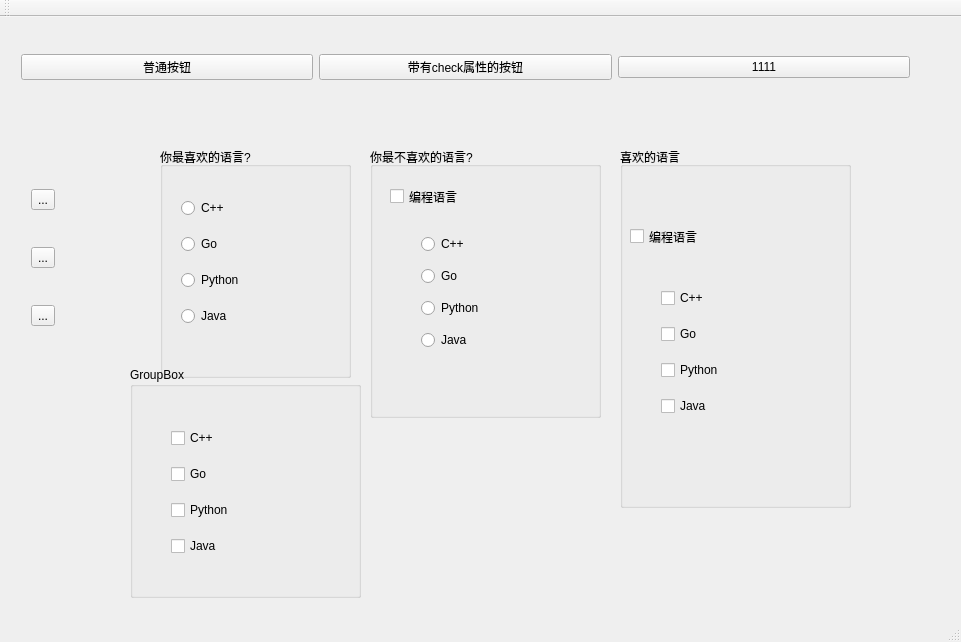
<?xml version="1.0" encoding="UTF-8"?>
<ui version="4.0">
 <class>MainWindow</class>
 <widget class="QMainWindow" name="MainWindow">
  <property name="geometry">
   <rect>
    <x>0</x>
    <y>0</y>
    <width>961</width>
    <height>642</height>
   </rect>
  </property>
  <property name="windowTitle">
   <string>MainWindow</string>
  </property>
  <widget class="QWidget" name="centralWidget">
   <widget class="QGroupBox" name="groupBox">
    <property name="geometry">
     <rect>
      <x>160</x>
      <y>130</y>
      <width>191</width>
      <height>231</height>
     </rect>
    </property>
    <property name="title">
     <string>你最喜欢的语言?</string>
    </property>
    <widget class="QWidget" name="layoutWidget">
     <property name="geometry">
      <rect>
       <x>10</x>
       <y>30</y>
       <width>161</width>
       <height>171</height>
      </rect>
     </property>
     <layout class="QVBoxLayout" name="verticalLayout_3">
      <item>
       <widget class="QRadioButton" name="radioButton_9">
        <property name="text">
         <string>C++</string>
        </property>
       </widget>
      </item>
      <item>
       <widget class="QRadioButton" name="radioButton_2">
        <property name="text">
         <string>Go</string>
        </property>
       </widget>
      </item>
      <item>
       <widget class="QRadioButton" name="radioButton_3">
        <property name="text">
         <string>Python</string>
        </property>
       </widget>
      </item>
      <item>
       <widget class="QRadioButton" name="radioButton_4">
        <property name="text">
         <string>Java</string>
        </property>
       </widget>
      </item>
     </layout>
    </widget>
   </widget>
   <widget class="QGroupBox" name="groupBox_2">
    <property name="geometry">
     <rect>
      <x>370</x>
      <y>130</y>
      <width>231</width>
      <height>271</height>
     </rect>
    </property>
    <property name="title">
     <string>你最不喜欢的语言?</string>
    </property>
    <widget class="QWidget" name="layoutWidget">
     <property name="geometry">
      <rect>
       <x>40</x>
       <y>70</y>
       <width>131</width>
       <height>151</height>
      </rect>
     </property>
     <layout class="QVBoxLayout" name="verticalLayout_2">
      <item>
       <widget class="QRadioButton" name="ake">
        <property name="text">
         <string>C++</string>
        </property>
       </widget>
      </item>
      <item>
       <widget class="QRadioButton" name="fangyi">
        <property name="text">
         <string>Go</string>
        </property>
       </widget>
      </item>
      <item>
       <widget class="QRadioButton" name="longer">
        <property name="text">
         <string>Python</string>
        </property>
       </widget>
      </item>
      <item>
       <widget class="QRadioButton" name="mujianping">
        <property name="text">
         <string>Java</string>
        </property>
       </widget>
      </item>
     </layout>
    </widget>
    <widget class="QCheckBox" name="wives">
     <property name="geometry">
      <rect>
       <x>20</x>
       <y>40</y>
       <width>91</width>
       <height>19</height>
      </rect>
     </property>
     <property name="text">
      <string>编程语言</string>
     </property>
    </widget>
   </widget>
   <widget class="QGroupBox" name="groupBox_3">
    <property name="geometry">
     <rect>
      <x>130</x>
      <y>350</y>
      <width>231</width>
      <height>231</height>
     </rect>
    </property>
    <property name="title">
     <string>GroupBox</string>
    </property>
    <widget class="QWidget" name="layoutWidget">
     <property name="geometry">
      <rect>
       <x>30</x>
       <y>40</y>
       <width>161</width>
       <height>171</height>
      </rect>
     </property>
     <layout class="QVBoxLayout" name="verticalLayout_4">
      <item>
       <widget class="QCheckBox" name="checkBox_14">
        <property name="text">
         <string>C++</string>
        </property>
       </widget>
      </item>
      <item>
       <widget class="QCheckBox" name="checkBox_5">
        <property name="text">
         <string>Go</string>
        </property>
       </widget>
      </item>
      <item>
       <widget class="QCheckBox" name="checkBox_6">
        <property name="text">
         <string>Python</string>
        </property>
       </widget>
      </item>
      <item>
       <widget class="QCheckBox" name="checkBox_7">
        <property name="text">
         <string>Java</string>
        </property>
       </widget>
      </item>
     </layout>
    </widget>
   </widget>
   <widget class="QWidget" name="layoutWidget">
    <property name="geometry">
     <rect>
      <x>10</x>
      <y>10</y>
      <width>911</width>
      <height>81</height>
     </rect>
    </property>
    <layout class="QHBoxLayout" name="horizontalLayout">
     <item>
      <widget class="QPushButton" name="normalBtn">
       <property name="text">
        <string>普通按钮</string>
       </property>
      </widget>
     </item>
     <item>
      <widget class="QPushButton" name="checkbtn">
       <property name="text">
        <string>带有check属性的按钮</string>
       </property>
       <property name="checkable">
        <bool>false</bool>
       </property>
      </widget>
     </item>
     <item>
      <widget class="QPushButton" name="menuBtn">
       <property name="text">
        <string>1111</string>
       </property>
      </widget>
     </item>
    </layout>
   </widget>
   <widget class="QWidget" name="layoutWidget">
    <property name="geometry">
     <rect>
      <x>20</x>
      <y>130</y>
      <width>121</width>
      <height>221</height>
     </rect>
    </property>
    <layout class="QVBoxLayout" name="verticalLayout">
     <item>
      <widget class="QToolButton" name="actBtn">
       <property name="text">
        <string>...</string>
       </property>
      </widget>
     </item>
     <item>
      <widget class="QToolButton" name="arrowbtn">
       <property name="text">
        <string>...</string>
       </property>
      </widget>
     </item>
     <item>
      <widget class="QToolButton" name="popmenu">
       <property name="text">
        <string>...</string>
       </property>
      </widget>
     </item>
    </layout>
   </widget>
   <widget class="QGroupBox" name="groupBox_4">
    <property name="geometry">
     <rect>
      <x>620</x>
      <y>130</y>
      <width>231</width>
      <height>361</height>
     </rect>
    </property>
    <property name="title">
     <string>喜欢的语言</string>
    </property>
    <widget class="QWidget" name="layoutWidget_2">
     <property name="geometry">
      <rect>
       <x>30</x>
       <y>120</y>
       <width>161</width>
       <height>171</height>
      </rect>
     </property>
     <layout class="QVBoxLayout" name="verticalLayout_5">
      <item>
       <widget class="QCheckBox" name="checkBox_15">
        <property name="text">
         <string>C++</string>
        </property>
       </widget>
      </item>
      <item>
       <widget class="QCheckBox" name="checkBox_8">
        <property name="text">
         <string>Go</string>
        </property>
       </widget>
      </item>
      <item>
       <widget class="QCheckBox" name="checkBox_9">
        <property name="text">
         <string>Python</string>
        </property>
       </widget>
      </item>
      <item>
       <widget class="QCheckBox" name="checkBox_10">
        <property name="text">
         <string>Java</string>
        </property>
       </widget>
      </item>
     </layout>
    </widget>
    <widget class="QCheckBox" name="checkBox_16">
     <property name="geometry">
      <rect>
       <x>10</x>
       <y>80</y>
       <width>159</width>
       <height>19</height>
      </rect>
     </property>
     <property name="text">
      <string>编程语言</string>
     </property>
    </widget>
   </widget>
  </widget>
  <widget class="QMenuBar" name="menuBar">
   <property name="geometry">
    <rect>
     <x>0</x>
     <y>0</y>
     <width>961</width>
     <height>26</height>
    </rect>
   </property>
  </widget>
  <widget class="QToolBar" name="mainToolBar">
   <attribute name="toolBarArea">
    <enum>TopToolBarArea</enum>
   </attribute>
   <attribute name="toolBarBreak">
    <bool>false</bool>
   </attribute>
  </widget>
  <widget class="QStatusBar" name="statusBar"/>
 </widget>
 <layoutdefault spacing="6" margin="11"/>
 <resources/>
 <connections/>
</ui>
